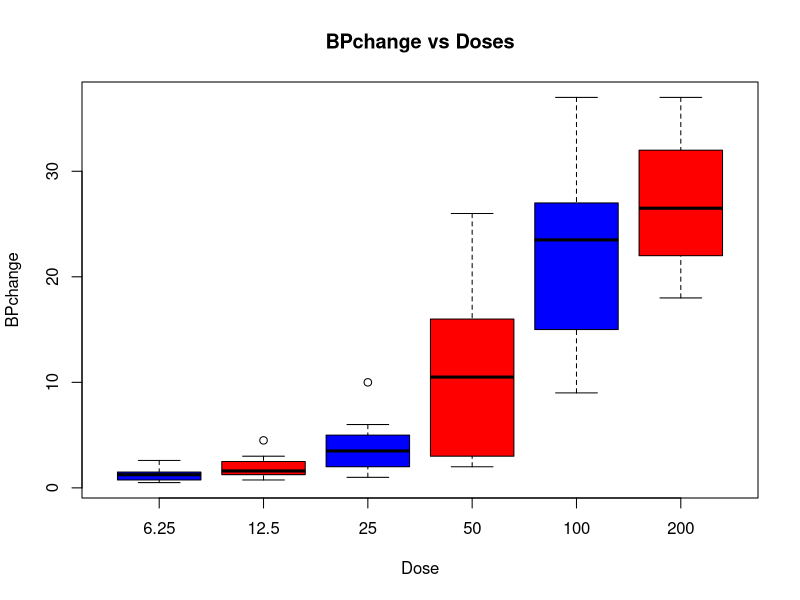
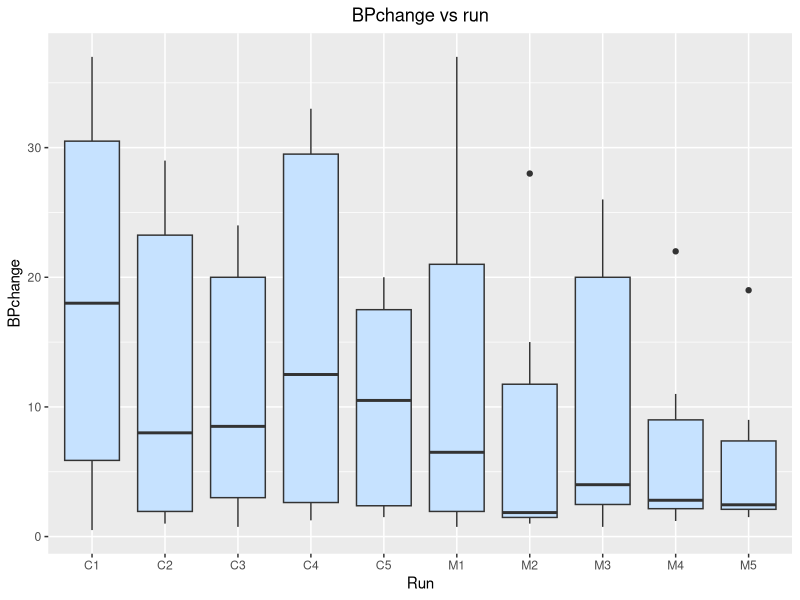
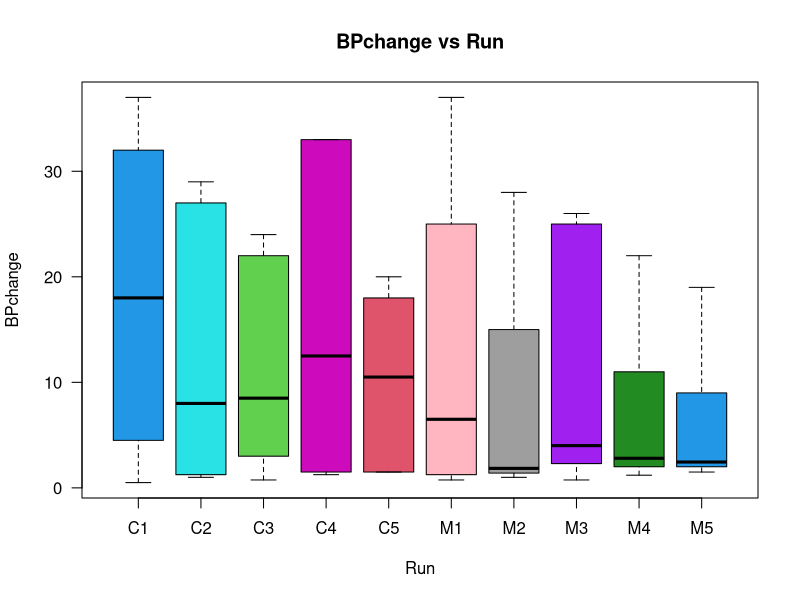
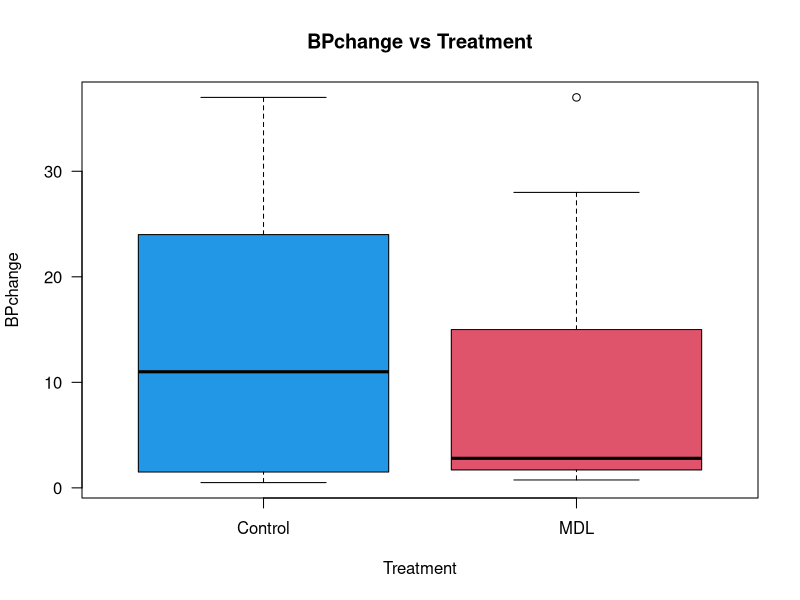
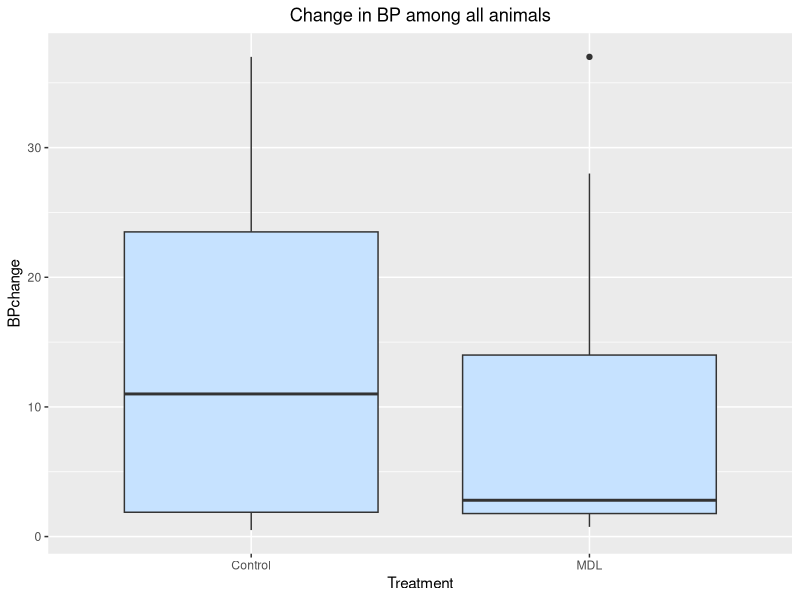
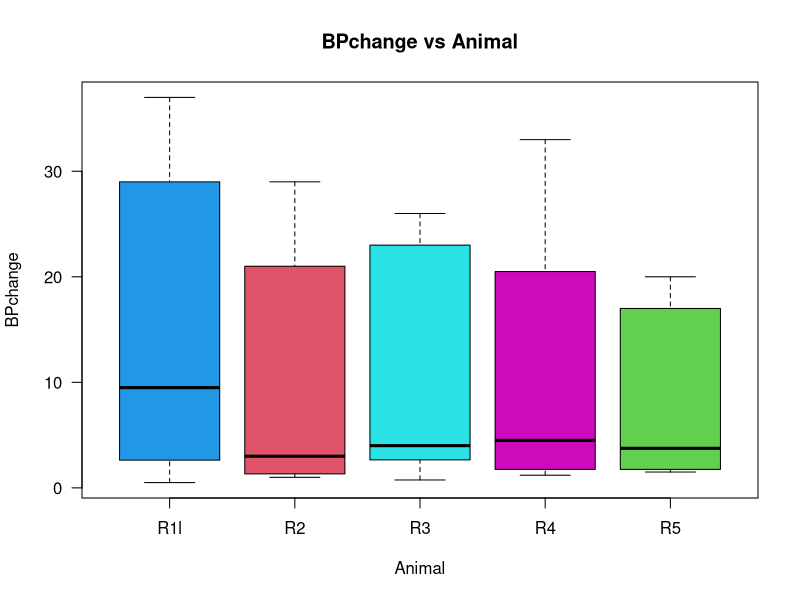
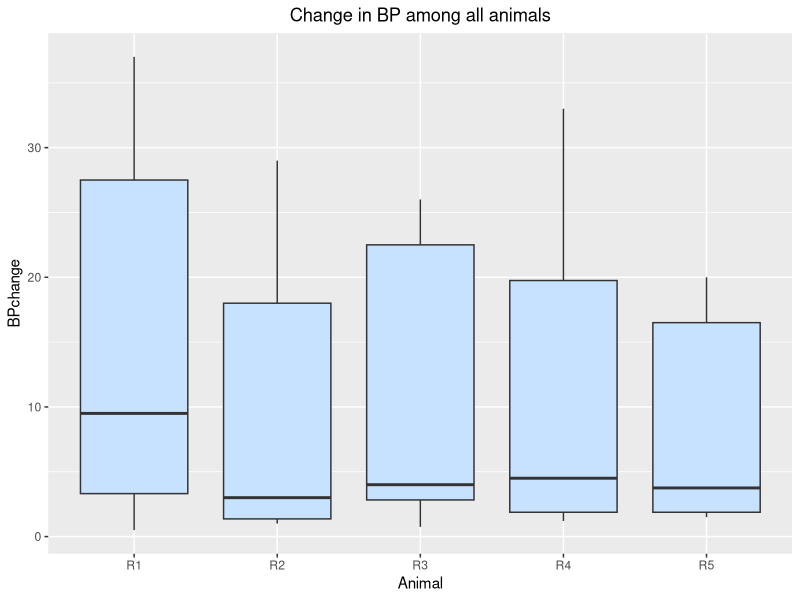
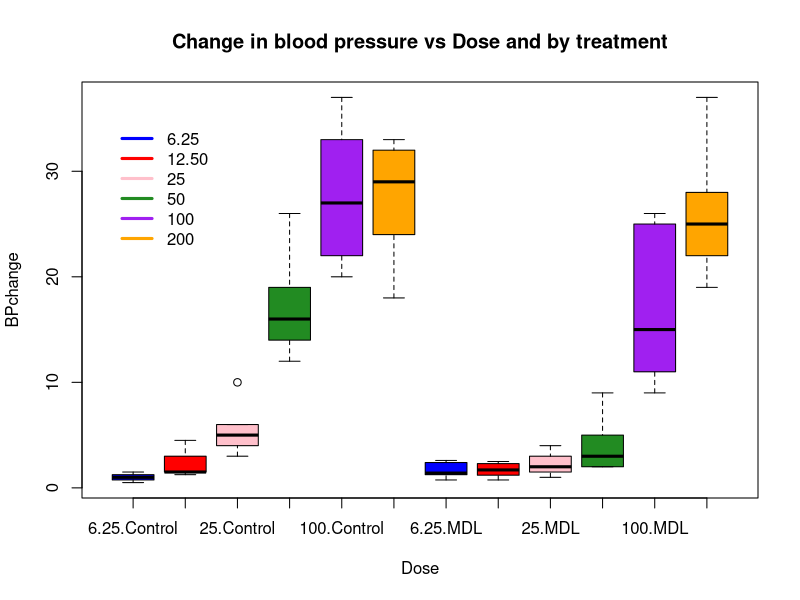

Generate these figures, in order, with R:
## ---- chunk 1
require(plyr)
library(dplyr)
library(ggplot2)
library(MASS)
## ---- chunk 2
head(Rabbit) #shows the first 6 rows of the data
str(Rabbit) # shows the dataset in a string form
ncol(Rabbit) #shows the number of column of variables
tail(Rabbit) #shows the last 6 rows of the data
dim(Rabbit) #shows the number of variables in the column and the total number of observations in the row
names(Rabbit) #shows the name of the all variables
summary(Rabbit) #summary statistics of the dataset
## ---- chunk 3
Rabbit$BPchange
min(Rabbit$BPchange)
max(Rabbit$BPchange)
## ---- chunk 4
Rabbit$Dose
min(Rabbit$Dose)
max(Rabbit$Dose)
## ---- chunk 5
attach(Rabbit)
par(mfrow=c(1,1))
boxplot(BPchange~Dose, data=Rabbit, col=(c("blue","red")),main="BPchange vs Doses",ylab="BPchange", xlab="Dose")
## ---- chunk 6
ggplot(aes(x = Run, y = BPchange), data =Rabbit) +
geom_boxplot(fill = "slategray1") +
ggtitle("BPchange vs run")+theme(plot.title = element_text(hjust = 0.5))


boxplot(BPchange~Run, data=Rabbit, ylab="BPchange", main="BPchange vs Run", las=1, col=c(4,5,3,6,2,"lightpink",8,"purple","forestgreen"), xlab="Run")
## ---- chunk 7
boxplot(BPchange~Treatment, data=Rabbit, ylab="BPchange", names=c("Control","MDL"), main="BPchange vs Treatment", las=1, col=c(4,2), xlab="Treatment")

ggplot(aes(x = Treatment, y = BPchange), data =Rabbit) +
geom_boxplot(fill = "slategray1") +
ggtitle("Change in BP among all animals")+theme(plot.title = element_text(hjust = 0.5))

## ---- chunk 8
boxplot(BPchange~Animal, data=Rabbit, ylab="BPchange", names=c("R1l","R2", "R3","R4", "R5"), main="BPchange vs Animal", las=1, col=c(4,2,5,6,3), xlab="Animal")

ggplot(aes(x = Animal, y = BPchange), data =Rabbit) +
geom_boxplot(fill = "slategray1") +
ggtitle("Change in BP among all animals")+theme(plot.title = element_text(hjust = 0.5))

## ---- chunk 9
boxplot(BPchange~Dose*Treatment, data=Rabbit, col=(c("blue","red","pink","forestgreen","purple","orange")), main="Change in blood pressure vs Dose and by treatment",ylab="BPchange", xlab="Dose")
legend(x=0.5, y=35, legend=c("6.25", "12.50", "25", "50", "100", "200"), col=(c("blue","red","pink","forestgreen","purple","orange")), bty="n", lwd=3)
## ---- chunk 10
boxplot(BPchange~Treatment*Dose, data=Rabbit, col=(c("blue","red")), main="Change in blood pressure vs Treatment and by Dose",ylab="BPchange", xlab="Treatment")
legend(x=0.5, y=35, legend=c("Control", "MDL"), col=(c("blue","red")), bty="n", lwd=3)
## ---- chunk 11
boxplot(BPchange~Treatment*Animal, ylab="BPchange", main="BPchange vs Treatment, stratified by Animal type", col=c(4,2), las=1, axes=T, xlab="Treatment")
legend(x=8, y=35, legend=c("Control", "MDL"), col=c(4,2), bty="n", lwd=3)

## ---- chunk 12
ggplot(data = Rabbit, aes(x = Animal, y = BPchange)) +
  geom_boxplot(fill = "slategray1") +
  facet_wrap(~Dose)
## ---- chunk 13
plot(Dose, BPchange, data=Rabbit, main="Scatter plot of BPchange vs Dose", xlab="Dose", ylab="BPchange", las=1, pch="s", col=6)
abline(lm(BPchange~Dose), col=3, lty=2, lwd=6)
lines(smooth.spline(Dose,BPchange), lty=2, lwd=5)

cor(BPchange,Dose)
## ---- chunk 14
plot(Dose[Treatment=="Control"], BPchange[Treatment=="Control"], col=4, xlab="Dose", ylab="BPchange", main="Change in blood pressure vs Dose and by Treatment", pch=16)
points(Dose[Treatment=="MDL"], BPchange[Treatment=="MDL"], col=2, pch=17)
lines(smooth.spline(Dose[Treatment=="Control"], BPchange[Treatment=="Control"]), col=4, lwd=3, lty=2)
lines(smooth.spline(Dose[Treatment=="MDL"], BPchange[Treatment=="MDL"]), col=2, lwd=3, lty=3)
legend(x=2.5, y=35, legend=c("Control", "MDL"), col=c(4,2), lty=c(2,3), bty="n", lwd=3)

## ---- chunk 15
par(mfrow=c(3,2))

BP_6.25<- Rabbit %>% 
 filter(Dose == 6.25) 
BP_6.25 %>%
 ggplot(aes(x = BPchange, fill = Treatment)) + facet_wrap(~Dose) + geom_density(alpha = 0.5) + ggtitle("Density plots of BPchange with dose=6.25 for each treatment") + theme(legend.title = element_text(color = "black", size = 10, face = "bold"), legend.background = element_rect(fill = "gray",
 size = 0.3,
 linetype = "dashed")) +
 labs(x="BPchange", y="Density")
## ---- chunk 16
BP_12.50<- Rabbit %>% 
 filter(Dose == 12.50) 
BP_12.50 %>%
 ggplot(aes(x = BPchange, fill = Treatment)) + facet_wrap(~Dose) + geom_density(alpha = 0.5) + ggtitle("Density plots of BPchange with dose=12.50 for each treatment") + theme(legend.title = element_text(color = "black", size = 10, face = "bold"), legend.background = element_rect(fill = "gray",
 size = 0.3,
 linetype = "dashed")) +
 labs(x="BPchange", y="Density")
## ---- chunk 17
BP_25<- Rabbit %>% 
 filter(Dose == 25) 
BP_25 %>%
 ggplot(aes(x = BPchange, fill = Treatment)) + facet_wrap(~Dose) + geom_density(alpha = 0.5) + ggtitle("Density plots of BPchange with dose=25 for each treatment") + theme(legend.title = element_text(color = "black", size = 10, face = "bold"), legend.background = element_rect(fill = "gray",
 size = 0.3,
 linetype = "dashed")) +
 labs(x="BPchange", y="Density")
## ---- chunk 18
BP_50<- Rabbit %>% 
 filter(Dose == 50) 
BP_50 %>%
 ggplot(aes(x = BPchange, fill = Treatment)) + facet_wrap(~Dose) + geom_density(alpha = 0.5) + ggtitle("Density plots of BPchange with dose=50 for each treatment") + theme(legend.title = element_text(color = "black", size = 10, face = "bold"), legend.background = element_rect(fill = "gray",
 size = 0.3,
 linetype = "dashed")) +
 labs(x="BPchange", y="Density")
## ---- chunk 19

BP_100<- Rabbit %>% 
 filter(Dose == 100) 
BP_100 %>%
 ggplot(aes(x = BPchange, fill = Treatment)) + facet_wrap(~Dose) + geom_density(alpha = 0.5) + ggtitle("Density plots of BPchange with dose=100 for each treatment") + theme(legend.title = element_text(color = "black", size = 10, face = "bold"), legend.background = element_rect(fill = "gray",
 size = 0.3,
 linetype = "dashed")) +
 labs(x="BPchange", y="Density")
## ---- chunk 20
BP_200<- Rabbit %>% 
 filter(Dose == 200) 
BP_200 %>%
 ggplot(aes(x = BPchange, fill = Treatment)) + facet_wrap(~Dose) + geom_density(alpha = 0.5) + ggtitle("Density plots of BPchange with dose=200 for each treatment") + theme(legend.title = element_text(color = "black", size = 10, face = "bold"), legend.background = element_rect(fill = "gray",
 size = 0.2,
 linetype = "dashed")) +
 labs(x="BPchange", y="Density")

## ---- chunk 21
Rabbit %>% 
  ggplot(aes(x = BPchange)) +
    geom_density(fill = "slategray1") +
    facet_grid(Animal ~ Treatment)
## ---- chunk 22
ggplot(Rabbit, aes(fill=Treatment, y=BPchange, x=Animal)) + 
    geom_bar(position="dodge", stat="identity")

ggplot(Rabbit, aes(fill=Animal, y=BPchange, x=Dose)) + 
    geom_bar(position="dodge", stat="identity")

ggplot(Rabbit, aes(fill=Animal, y=BPchange, x=Treatment)) + 
    geom_bar(position="dodge", stat="identity")

ggplot(Rabbit, aes(y=BPchange, x=Dose, color=Animal, fill=Treatment)) + 
    geom_bar( stat="identity") +    
    facet_wrap(~Animal)

ggplot(Rabbit, aes(y=BPchange, x=Animal, color=Animal, fill=Treatment)) + 
    geom_bar( stat="identity") +    
    facet_wrap(~Dose)


t.test(Dose,BPchange, mu=0, alt="two.sided", paired=T, conf.level=0.95)


Ttest=t.test(BPchange~Treatment)
Ttest
attributes(Ttest)
Ttest$conf.int
Ttest$p.value
